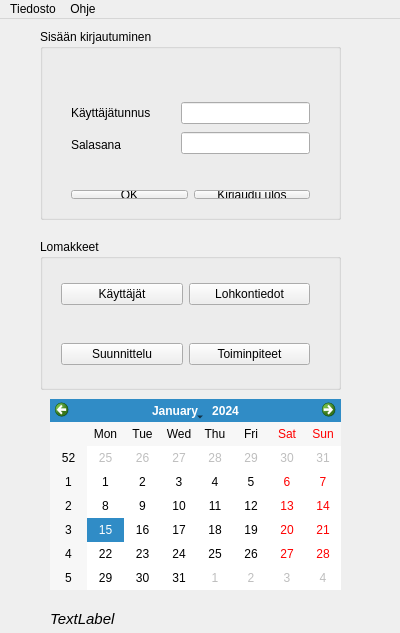
<?xml version="1.0" encoding="UTF-8"?>
<ui version="4.0">
 <class>Login</class>
 <widget class="QMainWindow" name="Login">
  <property name="geometry">
   <rect>
    <x>0</x>
    <y>0</y>
    <width>400</width>
    <height>633</height>
   </rect>
  </property>
  <property name="windowTitle">
   <string>Login-Lohkokirjanpito</string>
  </property>
  <property name="unifiedTitleAndToolBarOnMac">
   <bool>false</bool>
  </property>
  <widget class="QWidget" name="centralWidget">
   <widget class="QCalendarWidget" name="calendarWidget">
    <property name="geometry">
     <rect>
      <x>50</x>
      <y>380</y>
      <width>291</width>
      <height>191</height>
     </rect>
    </property>
   </widget>
   <widget class="QGroupBox" name="groupBox">
    <property name="geometry">
     <rect>
      <x>40</x>
      <y>10</y>
      <width>301</width>
      <height>191</height>
     </rect>
    </property>
    <property name="title">
     <string>Sisään kirjautuminen</string>
    </property>
    <widget class="QWidget" name="verticalLayoutWidget">
     <property name="geometry">
      <rect>
       <x>20</x>
       <y>60</y>
       <width>111</width>
       <height>80</height>
      </rect>
     </property>
     <layout class="QVBoxLayout" name="verticalLayout">
      <item>
       <widget class="QLabel" name="label">
        <property name="text">
         <string>Käyttäjätunnus</string>
        </property>
       </widget>
      </item>
      <item>
       <widget class="QLabel" name="label_2">
        <property name="text">
         <string>Salasana</string>
        </property>
       </widget>
      </item>
     </layout>
    </widget>
    <widget class="QWidget" name="verticalLayoutWidget_2">
     <property name="geometry">
      <rect>
       <x>130</x>
       <y>60</y>
       <width>151</width>
       <height>80</height>
      </rect>
     </property>
     <layout class="QVBoxLayout" name="verticalLayout_2">
      <item>
       <widget class="QLineEdit" name="lineEdit_User"/>
      </item>
      <item>
       <widget class="QLineEdit" name="lineEdit_Pass">
        <property name="echoMode">
         <enum>QLineEdit::Password</enum>
        </property>
       </widget>
      </item>
     </layout>
    </widget>
    <widget class="QWidget" name="horizontalLayoutWidget">
     <property name="geometry">
      <rect>
       <x>20</x>
       <y>150</y>
       <width>261</width>
       <height>31</height>
      </rect>
     </property>
     <layout class="QHBoxLayout" name="horizontalLayout">
      <item>
       <widget class="QPushButton" name="pushButton_Login">
        <property name="text">
         <string>OK</string>
        </property>
       </widget>
      </item>
      <item>
       <widget class="QPushButton" name="pushButton_Login_Delete">
        <property name="text">
         <string>Kirjaudu ulos</string>
        </property>
       </widget>
      </item>
     </layout>
    </widget>
   </widget>
   <widget class="QLabel" name="label_Status">
    <property name="geometry">
     <rect>
      <x>50</x>
      <y>590</y>
      <width>291</width>
      <height>20</height>
     </rect>
    </property>
    <property name="font">
     <font>
      <pointsize>11</pointsize>
      <italic>true</italic>
     </font>
    </property>
    <property name="text">
     <string>TextLabel</string>
    </property>
   </widget>
   <widget class="QGroupBox" name="groupBox_2">
    <property name="geometry">
     <rect>
      <x>40</x>
      <y>220</y>
      <width>301</width>
      <height>151</height>
     </rect>
    </property>
    <property name="title">
     <string>Lomakkeet</string>
    </property>
    <widget class="QWidget" name="horizontalLayoutWidget_2">
     <property name="geometry">
      <rect>
       <x>10</x>
       <y>30</y>
       <width>271</width>
       <height>51</height>
      </rect>
     </property>
     <layout class="QHBoxLayout" name="horizontalLayout_2">
      <item>
       <widget class="QPushButton" name="pushButton_Kayttajat">
        <property name="enabled">
         <bool>true</bool>
        </property>
        <property name="text">
         <string>Käyttäjät</string>
        </property>
       </widget>
      </item>
      <item>
       <widget class="QPushButton" name="pushButton_Lohkontiedot">
        <property name="text">
         <string>Lohkontiedot</string>
        </property>
       </widget>
      </item>
     </layout>
    </widget>
    <widget class="QWidget" name="horizontalLayoutWidget_3">
     <property name="geometry">
      <rect>
       <x>10</x>
       <y>90</y>
       <width>271</width>
       <height>51</height>
      </rect>
     </property>
     <layout class="QHBoxLayout" name="horizontalLayout_3">
      <item>
       <widget class="QPushButton" name="pushButton_Suunnittelu">
        <property name="text">
         <string>Suunnittelu</string>
        </property>
       </widget>
      </item>
      <item>
       <widget class="QPushButton" name="pushButton_Toiminpiteet">
        <property name="text">
         <string>Toiminpiteet</string>
        </property>
       </widget>
      </item>
     </layout>
    </widget>
   </widget>
  </widget>
  <widget class="QMenuBar" name="menuBar">
   <property name="geometry">
    <rect>
     <x>0</x>
     <y>0</y>
     <width>400</width>
     <height>19</height>
    </rect>
   </property>
   <widget class="QMenu" name="menuTiedosto">
    <property name="title">
     <string>Tiedosto</string>
    </property>
    <addaction name="actionLopeta"/>
   </widget>
   <widget class="QMenu" name="menuOhje">
    <property name="title">
     <string>Ohje</string>
    </property>
    <addaction name="actionTietoja"/>
   </widget>
   <addaction name="menuTiedosto"/>
   <addaction name="menuOhje"/>
  </widget>
  <action name="actionTietoja">
   <property name="text">
    <string>Tietoja</string>
   </property>
  </action>
  <action name="actionLopeta">
   <property name="text">
    <string>Lopeta</string>
   </property>
  </action>
 </widget>
 <layoutdefault spacing="6" margin="11"/>
 <resources/>
 <connections/>
</ui>
